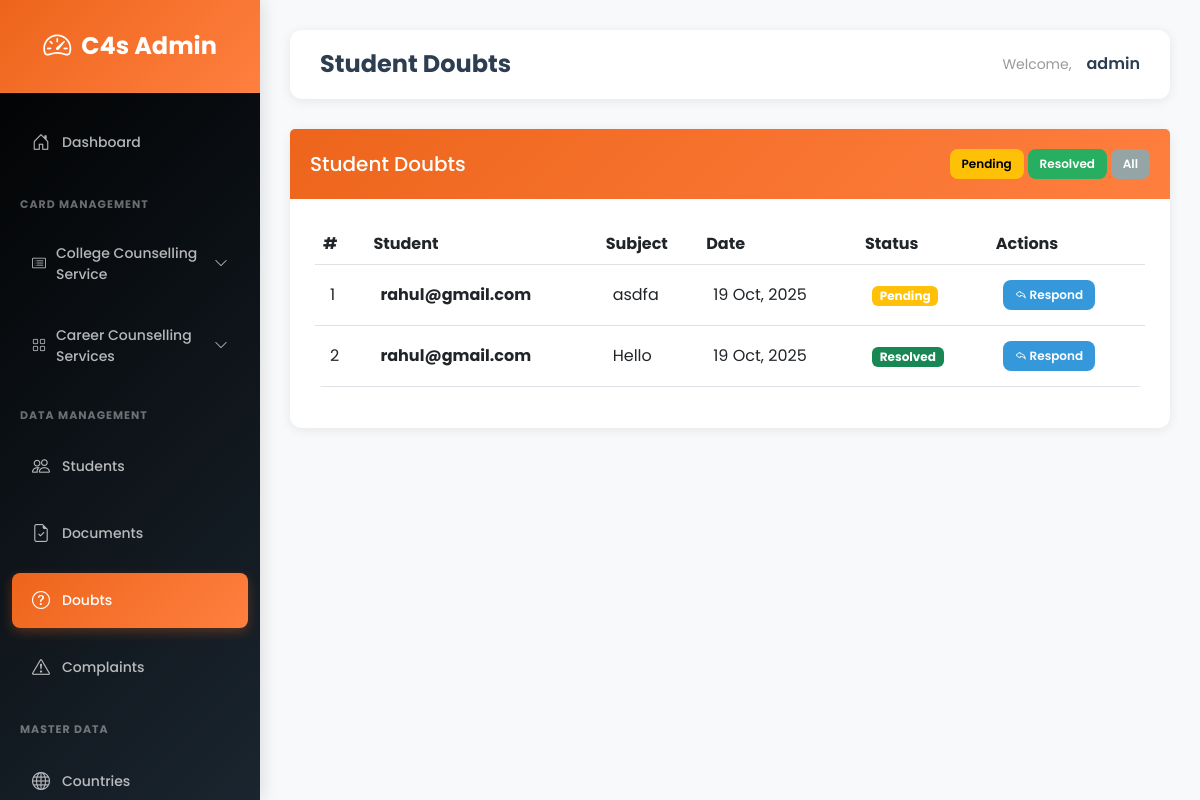
Page /admin-dashboard/doubts/ (signed in) on the earlier database version.
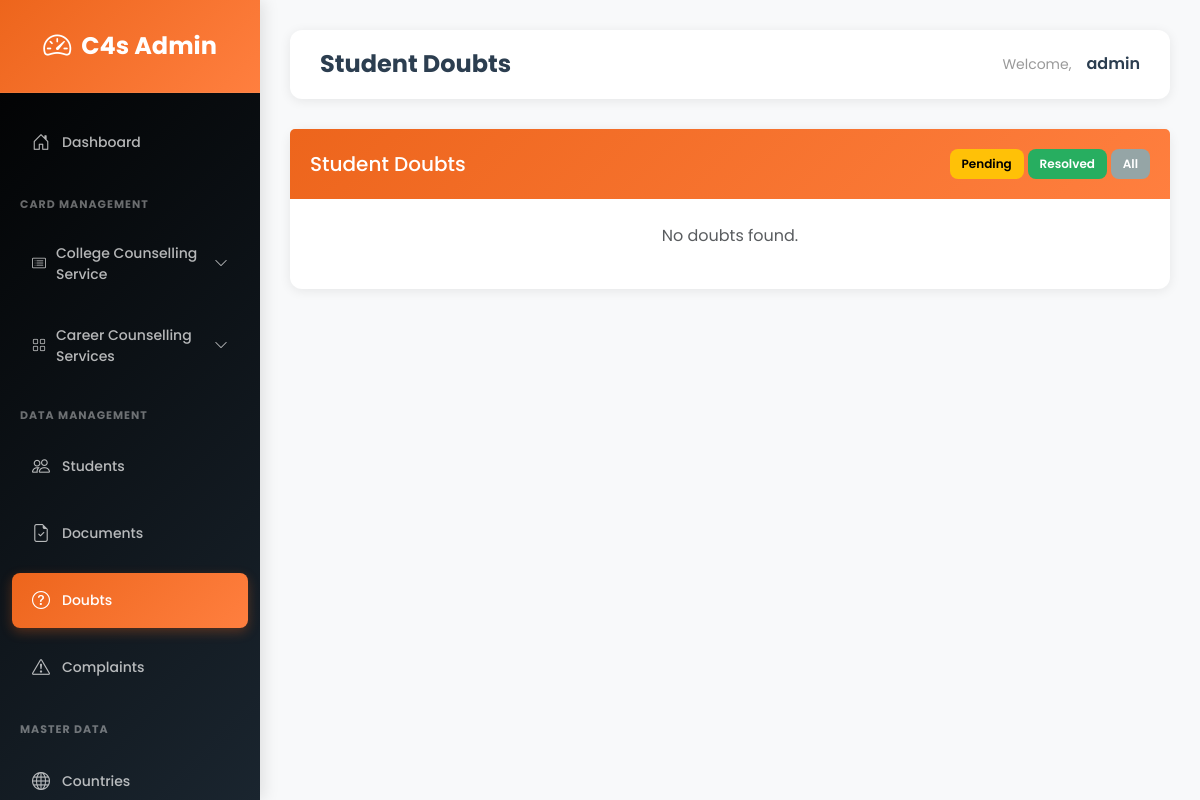
Same page on the later database version.
### main_app/models.py (models this page shows, shortened)
class DoubtSession(models.Model):
    STATUS_CHOICES = [
        ('pending', 'Pending'),
        ('resolved', 'Resolved'),
    ]
    student = models.ForeignKey(User, on_delete=models.CASCADE, related_name='doubts')
    subject = models.CharField(max_length=200)
    doubt_description = models.TextField()
    status = models.CharField(max_length=20, choices=STATUS_CHOICES, default='pending')
    response = models.TextField(blank=True)
    responded_by = models.ForeignKey(User, on_delete=models.SET_NULL, null=True, blank=True, related_name='resolved_doubts')
    created_at = models.DateTimeField(auto_now_add=True)
    updated_at = models.DateTimeField(auto_now=True)
    class Meta:
        ordering = ['-created_at']

### main_app/views.py (the view)
# urls.py: path("admin-dashboard/doubts/", views.admin_doubts_list, name="admin_doubts_list"),
@never_cache
@login_required(login_url='main_app:admin_login')
@user_passes_test(is_admin_or_staff, login_url='main_app:user_login')
def admin_doubts_list(request):
    doubts = DoubtSession.objects.all().order_by('-created_at')
    status_filter = request.GET.get('status')
    if status_filter:
        doubts = doubts.filter(status=status_filter)
    context = {'doubts': doubts}
    return render(request, 'admin/doubts_list.html', context)

### main_app/views.py (called while the page is built)
def is_admin_or_staff(user):
    return user.is_staff or user.is_superuser

### templates/admin/doubts_list.html
{% extends 'admin/base.html' %}
{% block page_title %}Student Doubts{% endblock %}
{% block content %}
<div class="card">
    <div class="card-header d-flex justify-content-between align-items-center">
        <h5 class="mb-0">Student Doubts</h5>
        <div>
            <a href="?status=pending" class="btn btn-sm btn-warning">Pending</a>
            <a href="?status=resolved" class="btn btn-sm btn-success">Resolved</a>
            <a href="{% url 'main_app:admin_doubts_list' %}" class="btn btn-sm btn-secondary">All</a>
        </div>
    </div>
    <div class="card-body">
        {% if doubts %}
        <div class="table-responsive">
            <table class="table table-hover">
                <thead>
                    <tr>
                        <th>#</th>
                        <th>Student</th>
                        <th>Subject</th>
                        <th>Date</th>
                        <th>Status</th>
                        <th>Actions</th>
                    </tr>
                </thead>
                <tbody>
                    {% for doubt in doubts %}
                    <tr>
                        <td>{{ forloop.counter }}</td>
                        <td><strong>{{ doubt.student.username }}</strong></td>
                        <td>{{ doubt.subject|truncatewords:5 }}</td>
                        <td>{{ doubt.created_at|date:"d M, Y" }}</td>
                        <td>
                            {% if doubt.status == 'resolved' %}
                                <span class="badge bg-success">Resolved</span>
                            {% else %}
                                <span class="badge bg-warning">Pending</span>
                            {% endif %}
                        </td>
                        <td>
                            <a href="{% url 'main_app:admin_doubt_respond' doubt.id %}" class="btn btn-sm btn-info">
                                <i class="bi bi-reply"></i> Respond
                            </a>
                        </td>
                    </tr>
                    {% endfor %}
                </tbody>
            </table>
        </div>
        {% else %}
        <p class="text-muted text-center">No doubts found.</p>
        {% endif %}
    </div>
</div>
{% endblock %}

Differences in the rows shown:
removed DoubtSession: student.username "rahul@gmail.com", subject "asdfa", created_at "19 Oct, 2025", status "Pending"
removed DoubtSession: student.username "rahul@gmail.com", subject "Hello", created_at "19 Oct, 2025", status "Resolved"
Other differences:
text no longer shown: "# Student Subject Date Status Actions"
text now shown: "No doubts found."
